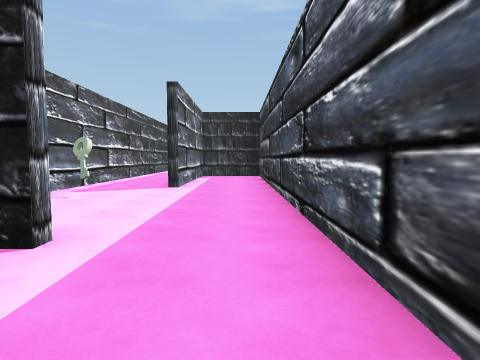
View 1 (above)

21 first-person views from a walk through a Unity game level. The camera is 1.4 m above the floor, tilts 4° down and sees 75° across. The floor is counted in squares, 2 m on a side. Each view is taken from the middle of a square. On the plan, view 1 faces up. The plan holds only what a view shows up to about 10 squares ahead; the rest is blank. The player is left out.

View 2
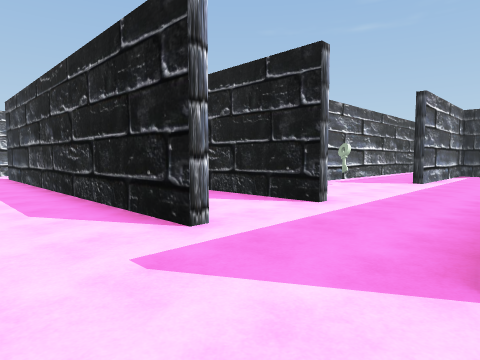

View 3
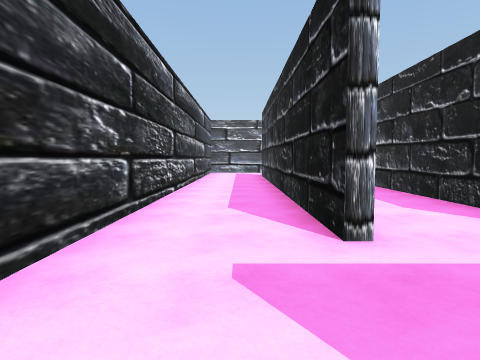

View 4
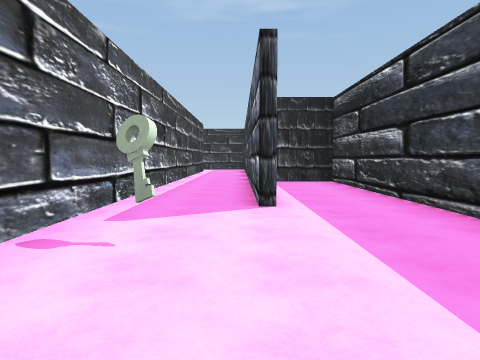

View 5
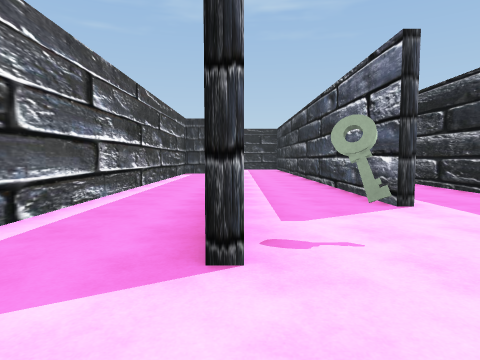

View 6
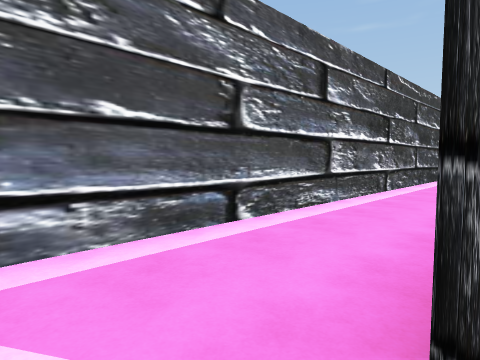

View 7
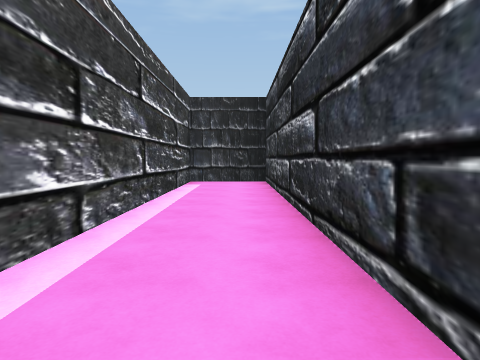

View 8
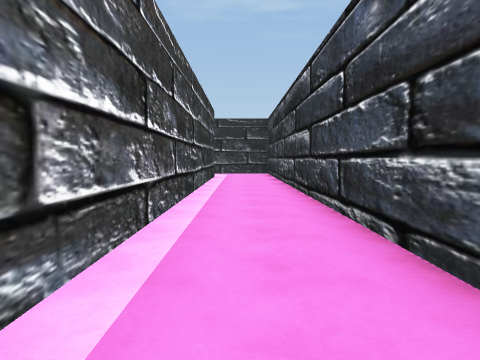

View 9
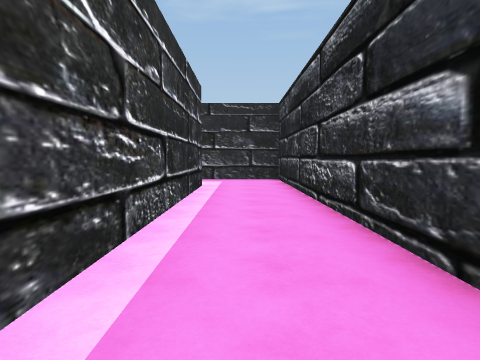

View 10
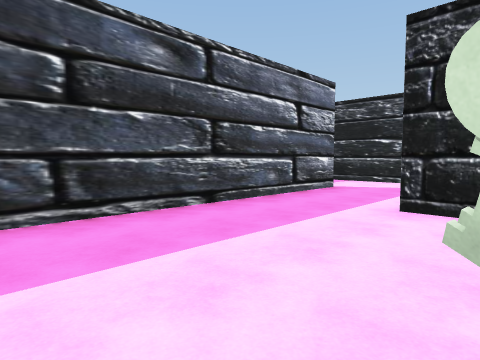

View 11
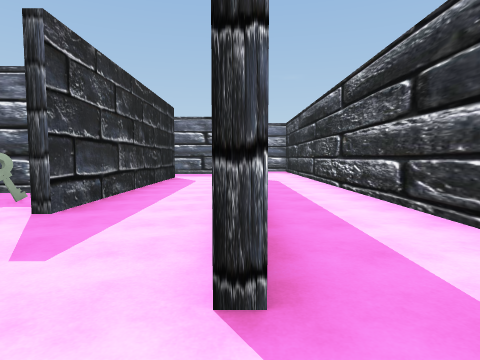

View 12
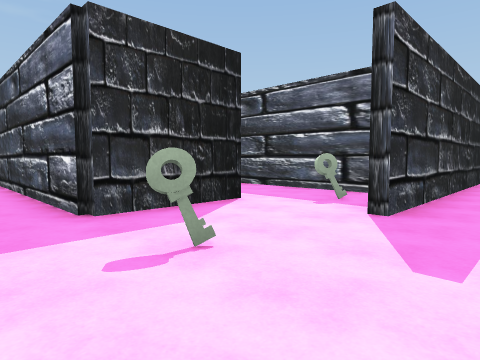

View 13
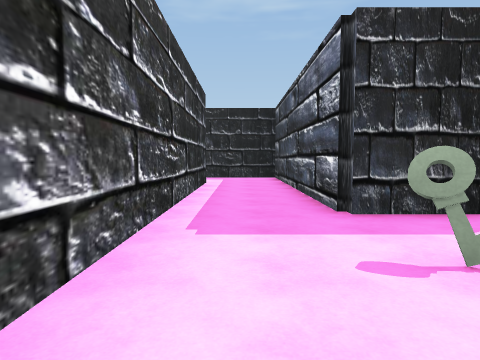

View 14
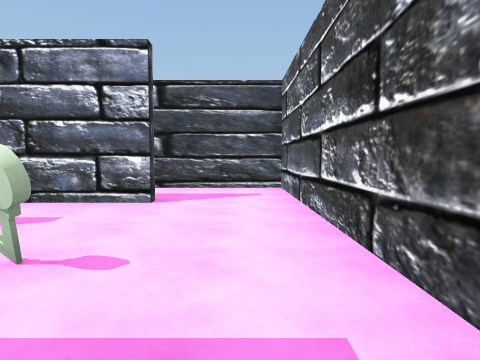

View 15
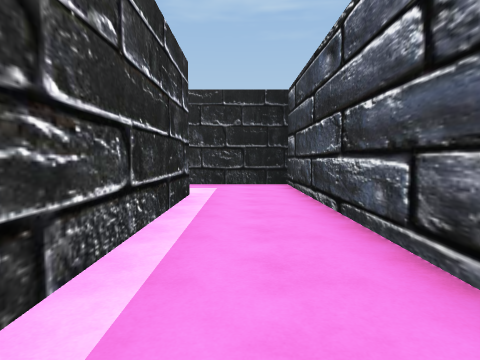

View 16
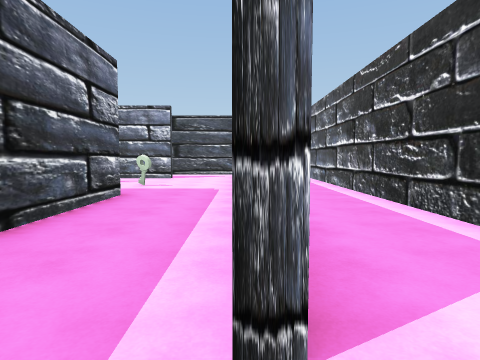

View 17
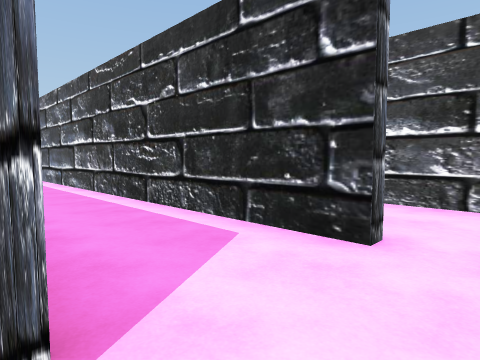

View 18
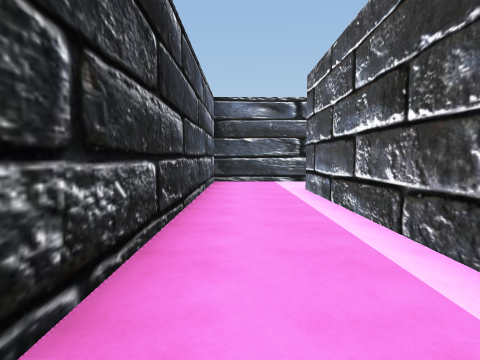

View 19
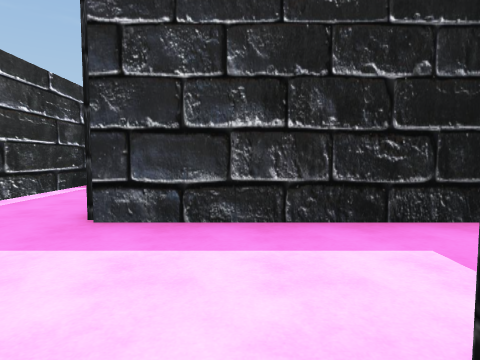

View 20
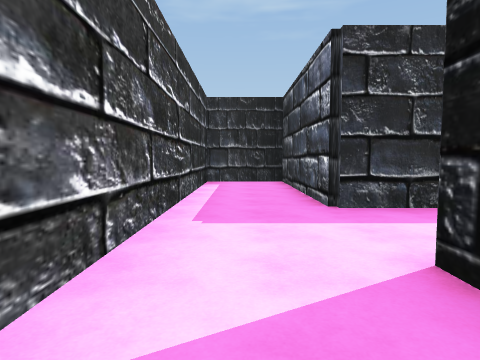

View 21
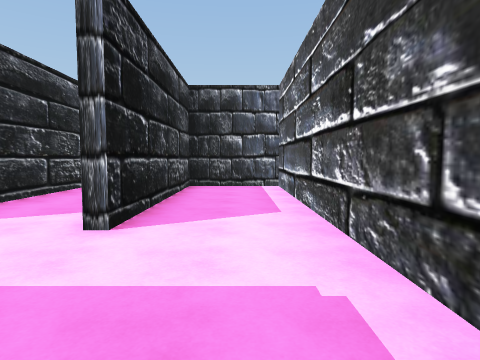

### Floor plan
Ten units are one square. View 1 is at (0, 0); x grows to the right and y downward. Boxes are objects, and circles mark ways between rooms. Rooms are numbered by the first view taken in them; rooms with no view inside come last. Other rooms are left out.
<svg viewBox="-195 -205 219 234">
<path fill="none" stroke="#000" d="M-15 1 -114 1M-140 -6 -140 24 19 24M-17 -75 -17 -195M-16 -100 -16 -75M-25 -26 -15 -26M8 -25 8 -124 -10 -124M-40 -200 -40 -55M-42 -89 -42 -174 -65 -174 -65 -42M-90 -50 -118 -50M-67 -35 -67 -55M-117 -48 -117 -124 -134 -124M-116 -1 -94 -1M-15 -24 -91 -24M-140 -100 -140 -6M8 0 8 -25M-165 -101 -165 0M-134 -124 -167 -124M-170 24 -142 24 -142 -81M-167 -124 -167 -174 -190 -174 -190 -51 -167 -51 -167 -100"/>
<rect x="-35" y="-65" width="10" height="10" fill="#bbb"><title>key</title></rect>
<rect x="-125" y="-35" width="10" height="10" fill="#bbb"><title>key</title></rect>
<rect x="-85" y="-45" width="10" height="10" fill="#bbb"><title>key</title></rect>
<circle cx="-125" cy="0" r="3" fill="#2a7"/>
<circle cx="-5" cy="0" r="3" fill="#2a7"/>
<circle cx="-40" cy="-35" r="3" fill="#2a7"/>
<circle cx="-5" cy="-20" r="3" fill="#2a7"/>
<circle cx="-140" cy="-105" r="3" fill="#2a7"/>
<circle cx="-170" cy="-105" r="3" fill="#2a7"/>
<text x="-60" y="10">1</text>
<text x="-10" y="-80">2</text>
<text x="-50" y="-90">3</text>
<text x="-90" y="-30">4</text>
<text x="-150" y="-50">5</text>
<text x="-180" y="-110">6</text>
</svg>
Room 1 opens to room 4. Room 2 opens to room 3. Room 2 opens to room 4. Room 4 opens to room 5. Room 5 opens to room 6.

Where each view was taken, in squares from view 1:
view 1: 0 up, 0 right, facing up
view 2: 2 down, 1 right, facing up-left
view 3: 1 down, 1 right, facing left
view 4: 3 up, 2 left, facing up
view 5: 3 up, 4 left, facing up
view 6: 4 up, 4 left, facing up-left
view 7: 8 up, 5 left, facing up
view 8: 8 up, 3 left, facing up
view 9: 12 up, 3 left, facing up
view 10: 7 up, 3 left, facing down-right
view 11: 0 up, 13 left, facing right
view 12: 1 up, 13 left, facing up-right
view 13: 1 up, 13 left, facing up
view 14: 5 up, 13 left, facing down
view 15: 4 up, 13 left, facing up
view 16: 11 up, 14 left, facing down
view 17: 11 up, 14 left, facing down-left
view 18: 7 up, 15 left, facing down
view 19: 9 up, 15 left, facing up
view 20: 8 up, 18 left, facing up
view 21: 13 up, 18 left, facing down
